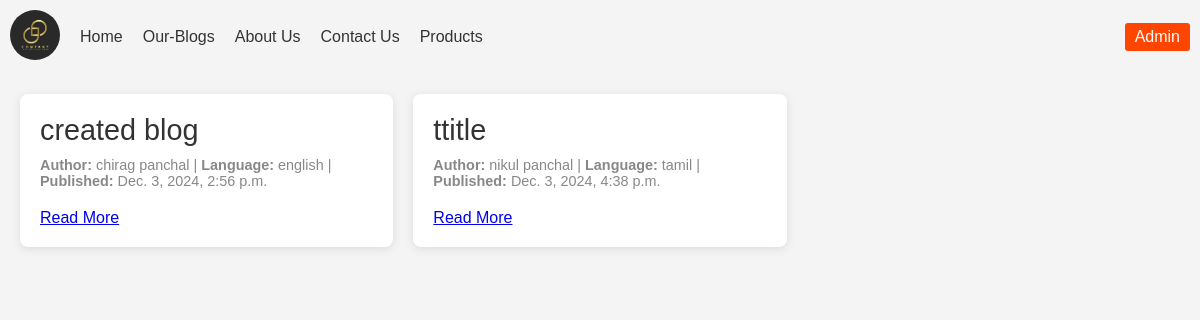
The app's page /blogs/ with its own data.
### my_app/models.py (models this page shows, shortened)
class blog(models.Model):
    author = models.CharField(max_length=50)
    language = models.CharField(max_length=20)
    title = models.CharField(max_length=50)
    published_date = models.DateTimeField(auto_now_add=True)
    body = models.TextField()

### my_app/views.py (the view)
# urls.py: path('blogs/',views.show_blogs_page,name='blogs'),
def show_blogs_page(request):
    blogs = blog.objects.all()
    context ={
        'blogs':blogs,
    }
    return render(request,'blog_page.html',context)

### my_app/templates/blog_page.html (shortened to what this page needs)
{% extends "base.html" %}
{% block body %}
<div class="container">
    {% for blog in blogs %}
    <div class="blog-tile">
        <div class="blog-title">{{ blog.title }}</div>
        <div class="blog-meta">
            <strong>Author:</strong> {{ blog.author }} |
            <strong>Language:</strong> {{ blog.language }} |
            <strong>Published:</strong> {{ blog.published_date }}
        </div>
        <div class="blog-content">
            <a href="{% url 'blog_detail' blog.id %}">Read More</a>
        </div>
    </div>
    {% endfor %}
</div>
{% endblock body %}

### my_app/templates/base.html (shortened to what this page needs)
<!DOCTYPE html>
<html lang="en">
<head>
    {% load static %}
</head>
<body>
    <nav>
        <div class="nav-links">
            <a href="{% url 'home' %}" class="logo"><img src="{% static 'img/logo.jfif' %}" alt="logo"></a>
            <a href="{% url 'home' %}">Home</a>
            <a href="{% url 'blogs' %}">Our-Blogs</a>
            <a href="{% url 'about' %}">About Us</a>
            <a href="{% url 'contact' %}">Contact Us</a>
            <a href="{% url 'product' %}">Products</a>
        </div>
        <a href="{% url 'admin:index' %}" class="admin-btn">Admin</a>
    </nav>
    {% block body %}{% endblock body %}
</body>
</html>

### my_app/templates/base.html (style rules this page uses)
nav { background: #f4f4f4; padding: 10px; display: flex; justify-content: space-between; align-items: center; }
.nav-links { display: flex; gap: 20px; align-items: center; }
nav a { color: #333; text-decoration: none; }
.admin-btn { background: #ff4500; color: white; padding: 5px 10px; border-radius: 3px; text-decoration: none; }
.logo img { width: 50px; height: 50px; border-radius: 50%; transition: transform 0.3s ease, box-shadow 0.3s ease; }

### my_app/templates/blog_page.html (style rules this page uses)
body { font-family: Arial, sans-serif; margin: 0; padding: 0; background-color: #f4f4f4; }
.container { display: grid; grid-template-columns: repeat(auto-fill, minmax(300px, 1fr)); gap: 20px; padding: 20px; }
.blog-tile { background-color: #fff; border-radius: 8px; box-shadow: 0 2px 10px rgba(0, 0, 0, 0.1); padding: 20px; transition: transform 0.3s ease; }
.blog-title { font-size: 1.8em; color: #333; margin-bottom: 10px; }
.blog-meta { font-size: 0.9em; color: #888; margin-bottom: 20px; }
.blog-content { font-size: 1em; color: #555; }

### records on screen
blog: title "created blog", author "chirag panchal", language "english", published_date "Dec. 3, 2024, 2:56 p.m."
blog: title "ttitle", author "nikul panchal", language "tamil", published_date "Dec. 3, 2024, 4:38 p.m."
